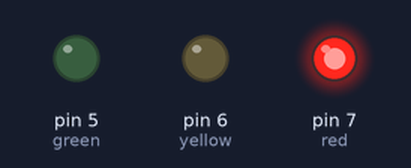
Bench run of a sketch on a simulated Arduino Uno, built with avr-gcc and run on an emulated ATmega328P. Shown: output pins drawn as LEDs (lit = HIGH).

Above: at 0.5 s.
At 1.85 s:
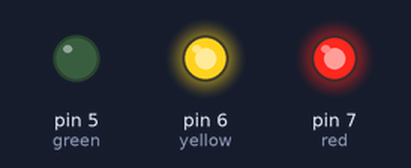
At 5.5 s:
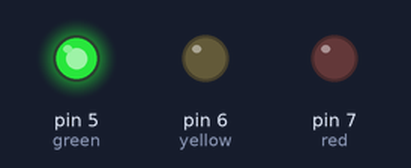
Timing chart, 0 to 6.9 s (numbered marks = the images above):
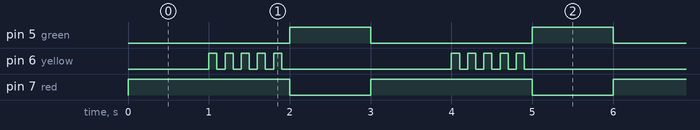

Measured:
- by itself, pin 5 (green): alternates HIGH for 1.0 s and LOW for 2.0 s
- by itself, pin 6 (yellow): repeats every 3.0 s: 4 × (LOW 0.10 s, HIGH 0.10 s), LOW 2.1 s, HIGH 0.10 s
- by itself, pin 7 (red): alternates HIGH for 2.0 s and LOW for 1.0 s

The sketch:

traffic.ino
```cpp
int red = 7;
int yellow = 6;
int green = 5;
int i=0;

void setup() {
  // put your setup code here, to run once:
  pinMode(red,OUTPUT);
  pinMode(yellow,OUTPUT);
  pinMode(green,OUTPUT);

}

void loop() {
  // put your main code here, to run repeatedly:
  digitalWrite(green,LOW);
  digitalWrite(red,HIGH);
  delay(1000);

  for(i=0;i<5;i++){
    digitalWrite(yellow,HIGH);
    delay(100);
    digitalWrite(yellow,LOW);
    delay(100);
  }

  digitalWrite(red,LOW);
  digitalWrite(green,HIGH);
  delay(1000);
}
```
